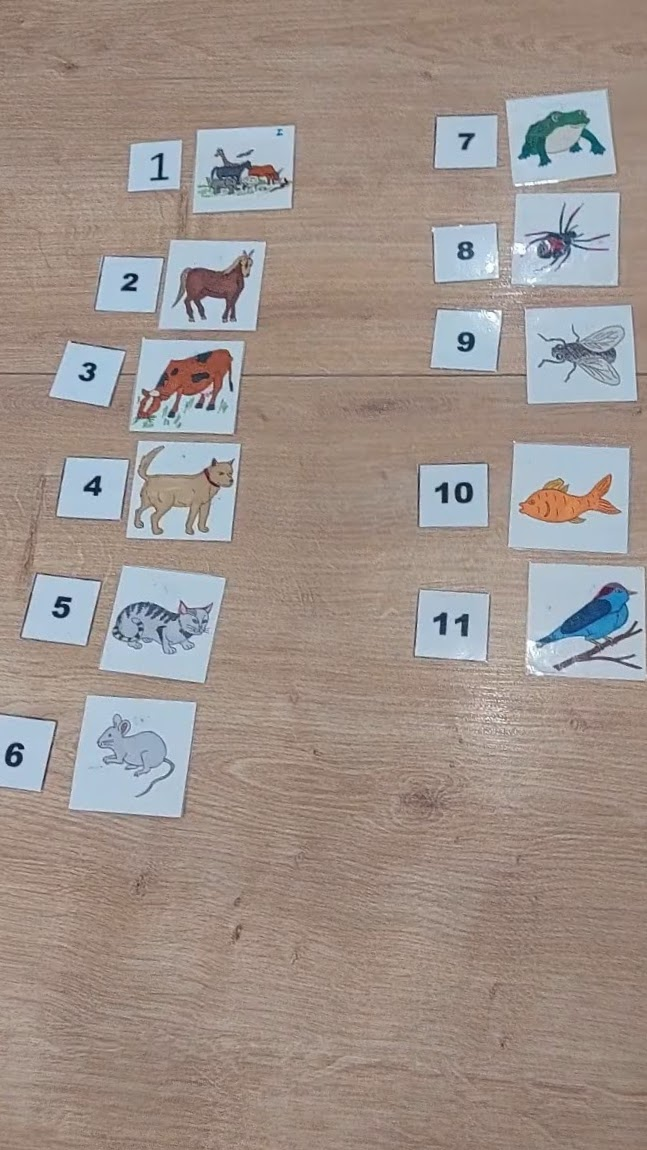
#> input picture 20250318_104525_exported_0.jpg, 647 x 1150 px
$ python -i detect_cards_in_frame.py   (imports and definitions only)
#> lines starting #> are read from the running program, lines starting #| are printed output that depends on the picture; after the words box and inside, x2 and y2 are one past the last pixel; in counts of white or black regions, pixels touching at a corner belong together
#> further down, picture is the input picture: shape (1150, 647, 3); mean B, G, R 139.3, 145.6, 157.7
import cv2
import numpy as np
from typing import List, Dict, Any


def score_edge_density(gray_crop: np.ndarray) -> float:
    """Calculates density of edges; higher usually means complex art."""
    edges = cv2.Canny(gray_crop, 50, 150)
    return float(np.sum(edges > 0) / (gray_crop.shape[0] * gray_crop.shape[1]))


def score_color_variance(rgb_crop: np.ndarray) -> float:
    """Calculates variety of colors in the crop."""
    return float(np.mean(np.std(rgb_crop, axis=(0, 1))))


def score_aspect_ratio_fit(w: int, h: int) -> float:
    """Measures closeness to a $2.5 \times 3.5$ card ratio (approx 0.714)."""
    target = 0.714
    current = float(w) / h if h != 0 else 0
    if current > 1:
        current = 1 / current
    return float(1.0 - abs(target - current))


def _is_sane_quad(approx: np.ndarray, total_area: int) -> bool:
    """Checks if a contour is convex, fits area bounds, has a reasonable aspect ratio, and extents."""
    if not cv2.isContourConvex(approx):
        return False

    # Area filter: Discard anything too small or too large
    area = cv2.contourArea(approx)
    relative_area = area / total_area
    if not (0.001 < relative_area < 0.07):
        return False

    x, y, w, h = cv2.boundingRect(approx)

    short_side = min(w, h)
    long_side = max(w, h)
    aspect = short_side / long_side
    if not (0.4 < aspect < 1.0):
        return False

    # Extent: Ratio of contour area to bounding box area
    # A perfect rectangle is 1.0. Cards should be > 0.7.
    extent = float(area) / (w * h)
    if extent < 0.7:
        return False

    return True


def _order_points(pts: np.ndarray) -> np.ndarray:
    """Orders coordinates as [top-left, top-right, bottom-right, bottom-left]."""
    rect = np.zeros((4, 2), dtype="float32")
    s = pts.sum(axis=1)
    rect[0] = pts[np.argmin(s)]
    rect[2] = pts[np.argmax(s)]
    diff = np.diff(pts, axis=1)
    rect[1] = pts[np.argmin(diff)]
    rect[3] = pts[np.argmax(diff)]
    return rect


def _is_duplicate_center(new_approx: np.ndarray, existing_candidates: List[np.ndarray], threshold: int = 20) -> bool:
    """Checks if a new contour center is too close to any existing candidate centers."""
    if not existing_candidates:
        return False
    new_center = np.mean(new_approx.reshape(4, 2), axis=0)
    for existing in existing_candidates:
        existing_center = np.mean(existing.reshape(4, 2), axis=0)
        if np.linalg.norm(new_center - existing_center) < threshold:
            return True
    return False


def get_all_candidates(image: np.ndarray) -> List[Dict[str, Any]]:
    """Finds all potential card-shaped quadrilaterals and returns their metadata."""
    if image is None:
        return []

    total_area = image.shape[0] * image.shape[1]
#> total_area = 744050
    gray = cv2.cvtColor(image, cv2.COLOR_BGR2GRAY)
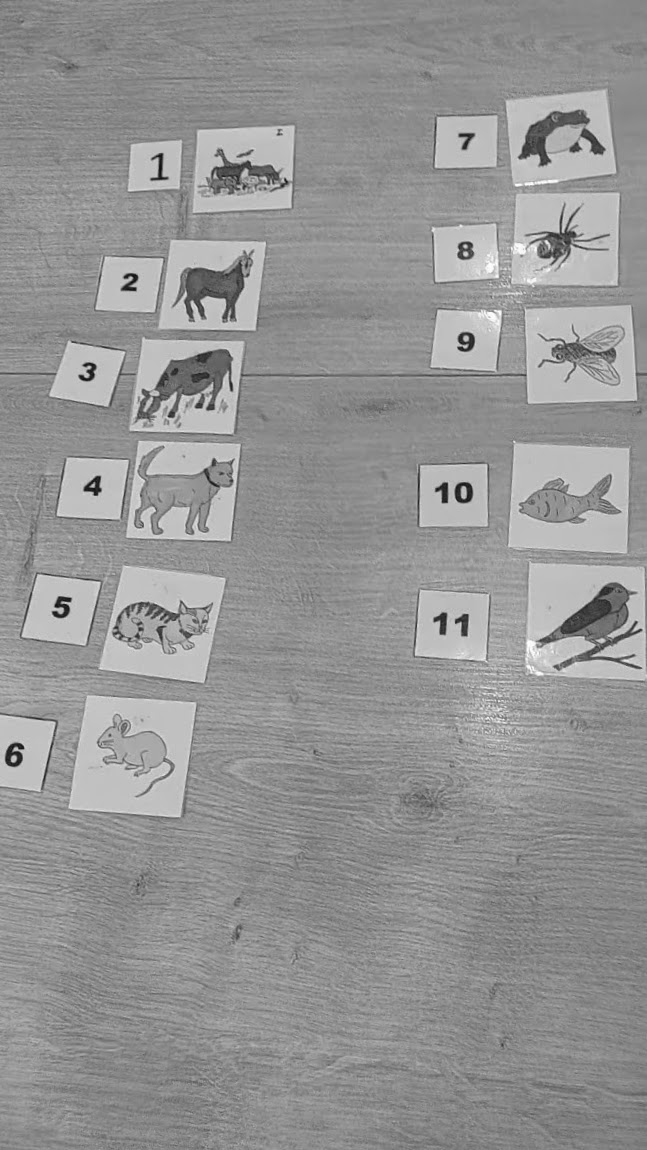
#> gray: shape (1150, 647); min 14, max 255, mean 148.5
    rgb = cv2.cvtColor(image, cv2.COLOR_BGR2RGB)
    blurred = cv2.GaussianBlur(gray, (5, 5), 0)

    candidates = []
    for thresh_val in range(245, 30, -5):
        _, thresh = cv2.threshold(blurred, thresh_val, 255, cv2.THRESH_BINARY)
        contours, _ = cv2.findContours(
            thresh, cv2.RETR_EXTERNAL, cv2.CHAIN_APPROX_SIMPLE)

        for cnt in contours:
            peri = cv2.arcLength(cnt, True)
            approx = cv2.approxPolyDP(cnt, 0.02 * peri, True)

            if len(approx) == 4 and _is_sane_quad(approx, total_area):
                if not _is_duplicate_center(approx, candidates):
                    candidates.append(approx)
#> this loop made 43 passes
#> contours on passes 1, 30, 31, 32, 33, 34, 35, 36, 37, 38, 39, 40: 4 contours, all with area under 20, [[[0, 0], [0, 1149], [646, 1149], [646, 0]]], [[[0, 0], [0, 1149], [646, 1149], [646, 0]]], [[[0, 0], [0, 1149], [646, 1149], [646, 0]]], [[[0, 0], [0, 1149], [646, 1149], [646, 0]]], [[[0, 0], [0, 1149], [646, 1149], [646, 0]]], [[[0, 0], [0, 1149], [646, 1149], [646, 0]]], [[[0, 0], [0, 1149], [646, 1149], [646, 0]]], [[[0, 0], [0, 1149], [646, 1149], [646, 0]]], [[[0, 0], [0, 1149], [646, 1149], [646, 0]]], [[[0, 0], [0, 1149], [646, 1149], [646, 0]]], [[[0, 0], [0, 1149], [646, 1149], [646, 0]]]
#> pass 1, in get_all_candidates, `_, thresh = cv2.threshold(blurred, thresh_val, 255, cv2.THRESH_BINARY)`:
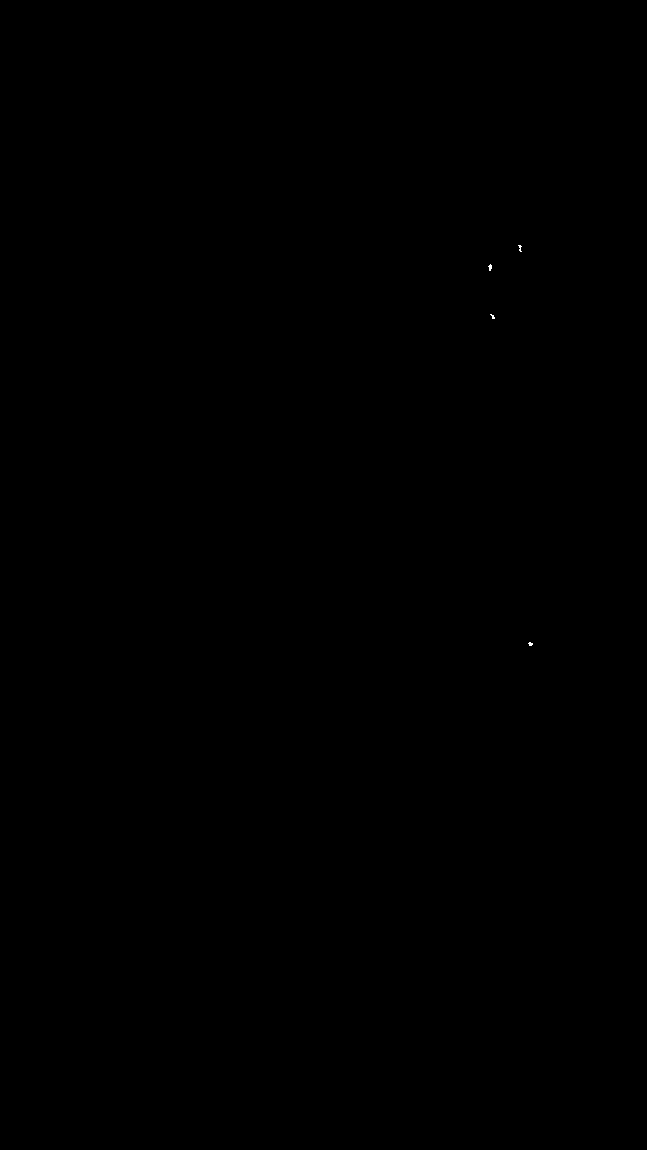
#> thresh: shape (1150, 647); 0.01% white in thin lines or dots, all inside (x1, y1, x2, y2) = (488, 245, 533, 646)
#> after the loop: thresh: shape (1150, 647); 100% white; black in thin lines or dots, all inside (x1, y1, x2, y2) = (57, 156, 469, 610)
#> after the loop, candidates = 20 contours; largest, box (x1, y1, x2, y2) and area: (526, 562, 647, 679) 12876, (69, 696, 195, 816) 12170, (509, 445, 628, 552) 11589, (100, 567, 224, 682) 10482, (127, 441, 239, 540) 9488

    results = []
    for quad in candidates:
        pts = _order_points(quad.reshape(4, 2))
        M = cv2.getPerspectiveTransform(pts, np.array(
            [[0, 0], [200, 0], [200, 300], [0, 300]], dtype="float32"))
        crop_gray = cv2.warpPerspective(gray, M, (200, 300))
        crop_rgb = cv2.warpPerspective(rgb, M, (200, 300))
        _, _, w, h = cv2.boundingRect(quad)

        results.append({
            "coords": pts.tolist(),
            "raw_quad": quad,
            "area": float(cv2.contourArea(quad)),
            "relative_area": float(cv2.contourArea(quad) / total_area),
            "edge_density": score_edge_density(crop_gray),
            "color_variance": score_color_variance(crop_rgb),
            "aspect_fit": score_aspect_ratio_fit(w, h)
        })
#> this loop made 20 passes
#> (quad, s in _order_points, diff in _order_points, pts, w, h, current in score_aspect_ratio_fit) on passes 1 to 4: ([[88, 696], [69, 807], [179, 815], [194, 703]], [784, 876, 994, 897], [608, 738, 636, 509], [[88, 696], [194, 703], [179, 815], [69, 807]], 126, 120, 0.952), ([[38, 576], [23, 635], [84, 643], [98, 583]], [614, 658, 727, 681], [538, 612, 559, 485], [[38, 576], [98, 583], [84, 643], [23, 635]], 76, 68, 0.895), ([[124, 567], [100, 668], [202, 681], [223, 579]], [691, 768, 883, 802], [443, 568, 479, 356], [[124, 567], [223, 579], [202, 681], [100, 668]], 124, 115, 0.927), ([[68, 459], [58, 514], [118, 517], [126, 461]], [527, 572, 635, 587], [391, 456, 399, 335], [[68, 459], [126, 461], [118, 517], [58, 514]], 69, 59, 0.855)
#> pass 1, in get_all_candidates, `crop_rgb = cv2.warpPerspective(rgb, M, (200, 300))`:
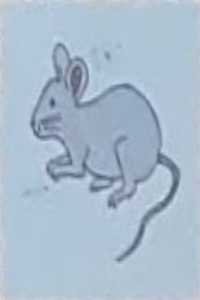
#> crop_rgb: shape (300, 200, 3); mean R, G, B 169.6, 188.4, 206
#> pass 1, in score_edge_density, `edges = cv2.Canny(gray_crop, 50, 150)`:
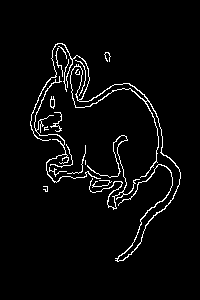
#> edges: shape (300, 200); 3.8% white in thin lines or dots, all inside (x1, y1, x2, y2) = (30, 43, 181, 262)
#> pass 2, in get_all_candidates, `crop_gray = cv2.warpPerspective(gray, M, (200, 300))`:
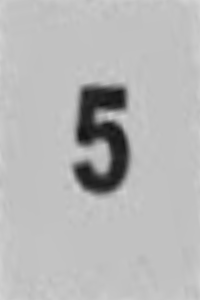
#> crop_gray: shape (300, 200); min 19, max 212, mean 183.4
#> after the loop:
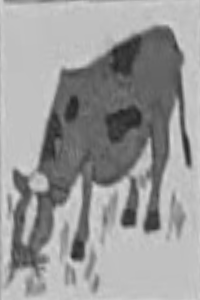
#> crop_gray: shape (300, 200); min 34, max 217, mean 153.5
#> after the loop:
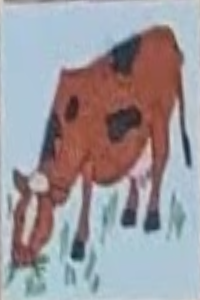
#> crop_rgb: shape (300, 200, 3); mean R, G, B 156.2, 151.5, 156.9
#> after the loop, results = 20 items
    return results

>>> import cv2
>>> picture = cv2.imread('20250318_104525_exported_0.jpg')
>>> result = get_all_candidates(picture)
#> result = 20 items

$ run again, on best_frame.png
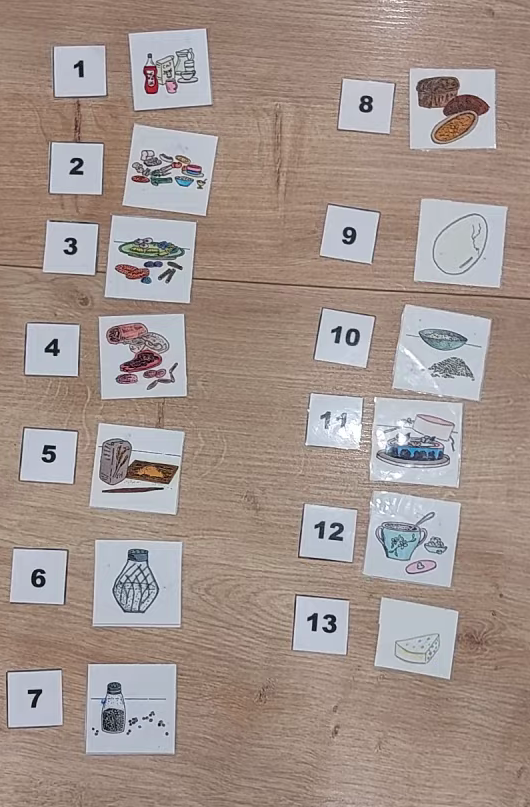
#> input picture best_frame.png, 530 x 807 px
#> picture is the input picture: shape (807, 530, 3); mean B, G, R 140.7, 147.3, 162.1
#> after the loop in get_all_candidates, `for thresh_val in range(245, 30, -5):`: candidates = 26 contours; largest, box (x1, y1, x2, y2) and area: (87, 665, 175, 752) 7353, (89, 423, 185, 515) 7135, (371, 398, 461, 486) 6942, (364, 492, 460, 586) 6900, (94, 541, 181, 623) 6760
#> the loop in get_all_candidates, `for quad in candidates:` made 26 passes
#> (quad, s in _order_points, diff in _order_points, pts, w, h, current in score_aspect_ratio_fit) on passes 1 to 2: ([[374, 398], [371, 478], [457, 485], [460, 404]], [772, 849, 942, 864], [24, 107, 28, -56], [[374, 398], [460, 404], [457, 485], [371, 478]], 90, 88, 0.978), ([[312, 394], [306, 444], [359, 448], [361, 399]], [706, 750, 807, 760], [82, 138, 89, 38], [[312, 394], [361, 399], [359, 448], [306, 444]], 56, 55, 0.982)
#> pass 1, in score_edge_density, `edges = cv2.Canny(gray_crop, 50, 150)`:
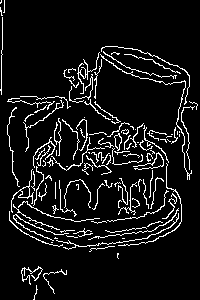
#> edges: shape (300, 200); 8.3% white in thin lines or dots
#> after the loop in get_all_candidates, `for quad in candidates:`:
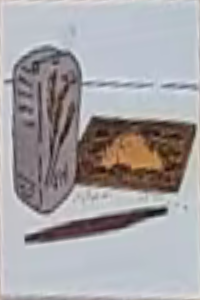
#> crop_rgb: shape (300, 200, 3); mean R, G, B 165.4, 162.3, 164.8
#> after the loop in get_all_candidates, `for quad in candidates:`: results = 26 items
